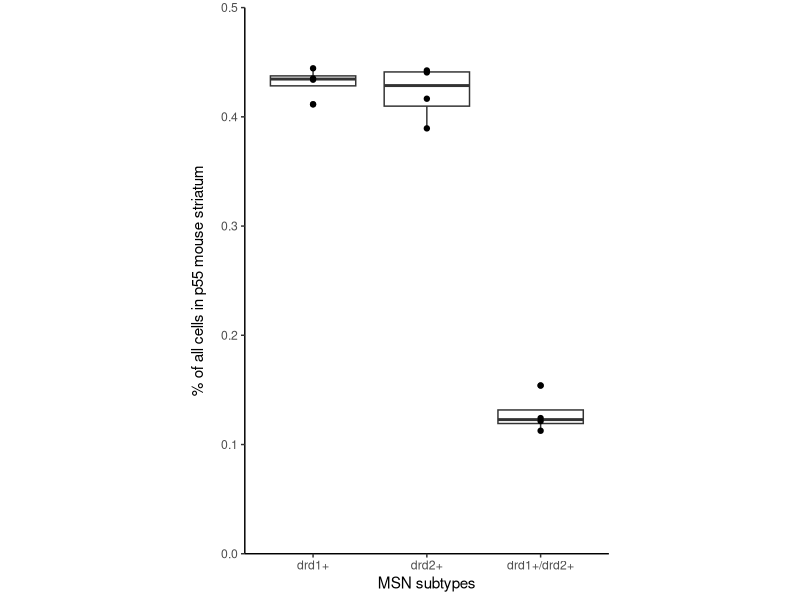

Source code (R):
library(ggplot2)
library(tidyverse)

df <- read.csv("output.csv")

ggplot(df, aes(x=type, y=percentage)) +
  theme_classic() +
  geom_boxplot(aes(x=factor(type, levels = c("drd1+", "drd2+", "drd1+/drd2+")))) +
  geom_point() +
  scale_y_continuous(limits=c(0,0.5), expand=c(0,0)) +
  theme(
    axis.title.y = element_text(margin=margin(r=10)),
    aspect.ratio = 1.5,
    plot.title = element_text(size=10, face="bold", hjust = 0.5)
  ) +
  labs(
    y="% of all cells in p55 mouse striatum",
    x="MSN subtypes"
  )

